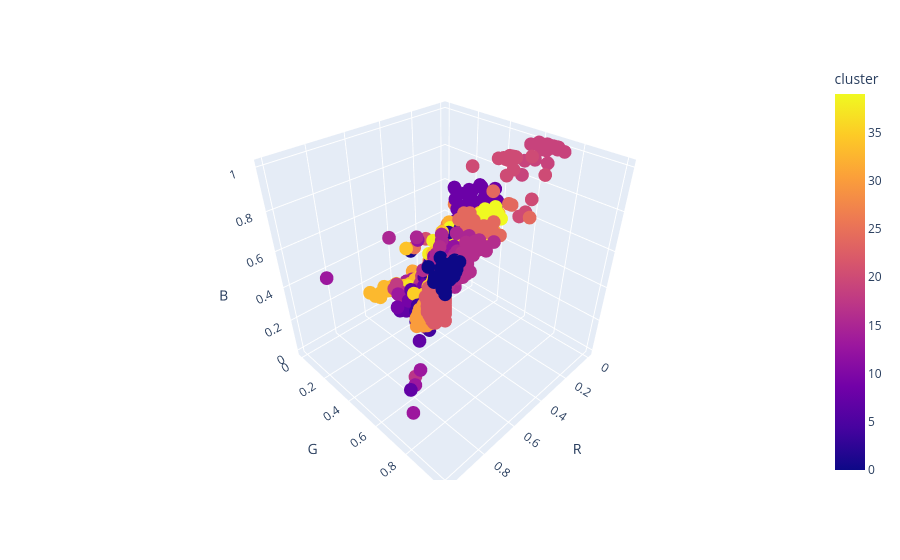

Notebook source saved alongside this figure:
### Code cell
cluster_colors("data/foto_clase.PNG", 40)

### Figure 1 — Plotly figure (JSON) as saved in the notebook; plotly's stock layout.template omitted (floating-point values rounded to 4 significant figures; data arrays with more than 128 entries replaced by an {"elided": "..."} marker saying what was removed)
{"data": [{"hovertemplate": "R=%{x}<br>G=%{y}<br>B=%{z}<br>cluster=%{marker.color}<extra></extra>", "legendgroup": "", "marker": {"color": {"elided": "10238 int values"}, "coloraxis": "coloraxis", "symbol": "circle"}, "mode": "markers", "name": "", "scene": "scene", "showlegend": false, "type": "scatter3d", "x": {"elided": "10238 float values"}, "y": {"elided": "10238 float values"}, "z": {"elided": "10238 float values"}}], "layout": {"coloraxis": {"colorbar": {"title": {"text": "cluster"}}, "colorscale": [[0, "#0d0887"], [0.1111, "#46039f"], [0.2222, "#7201a8"], [0.3333, "#9c179e"], [0.4444, "#bd3786"], [0.5556, "#d8576b"], [0.6667, "#ed7953"], [0.7778, "#fb9f3a"], [0.8889, "#fdca26"], [1, "#f0f921"]]}, "legend": {"tracegroupgap": 0}, "margin": {"t": 60}, "scene": {"domain": {"x": [0, 1], "y": [0, 1]}, "xaxis": {"title": {"text": "R"}}, "yaxis": {"title": {"text": "G"}}, "zaxis": {"title": {"text": "B"}}}}}
